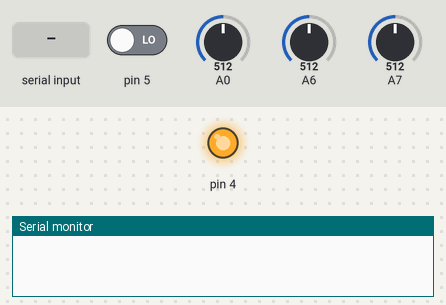
Simulated run of this sketch. Board: Arduino Nano, built with avr-gcc and run on an emulated ATmega328P. On the bench: output pins drawn as LEDs (lit = HIGH), the last lines printed to the serial monitor. The test bench sets the inputs (shaded band); at power-on: pin 5 LOW, A0 = 512, A6 = 512, A7 = 512.

Above: at 1.0 s.
1.1 s: "<T>" received over Serial
4.0 s: pin 5 driven HIGH
At 10.0 s:
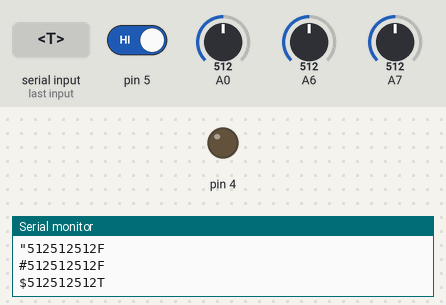
Timing chart, 0 to 12.1 s (numbered marks = the images above; inputs shaded):
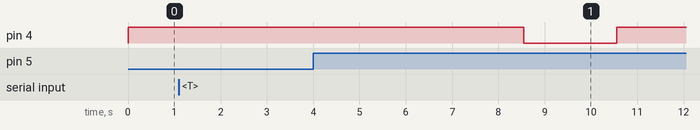

The sketch:

Main_Board_Watch_Dog.ino
```cpp
#include <SoftwareSerial.h>
#include <Wire.h>

const byte numChars = 64;
char receivedChars[numChars];
boolean newData = false;
boolean rebootStatus = false;
boolean serialRecvTimeout = false;

// Set up a new SoftwareSerial object
SoftwareSerial mySerial (A4, A5);

void setup() {
  // put your setup code here, to run once:
  Serial.begin(9600);
  mySerial.begin(9600);
  pinMode(4, OUTPUT);
  pinMode(5, INPUT);

  reboot();
}

int volt1 = 0;
int volt2 = 0;
int volt3 = 0;

unsigned long prevTime = 0;
char sendToMyRio[64] = " ";
long index = 33;
String reset24V = "F";


void loop() {
  if (digitalRead(5) == HIGH) {
    reset24V = "T";
  } else {
    reset24V = "F";
  }

  volt1 = analogRead(A6);
  volt2 = analogRead(A7);
  volt3 = analogRead(A0);

  recvWithStartEndMarkers();
  transmitNewData();

  if (millis() - prevTime >= 1000) {
    //Index
    strcpy(sendToMyRio, String(char(index)).c_str());
    strcat(sendToMyRio, "\r");
    index++;

    if (index > 255) {
      index = 33;
    }

    strcat(sendToMyRio, String(volt1).c_str());
    strcat(sendToMyRio, "\r");
    strcat(sendToMyRio, String(volt2).c_str());
    strcat(sendToMyRio, "\r");
    strcat(sendToMyRio, String(volt3).c_str());
    strcat(sendToMyRio, "\r");

    strcat(sendToMyRio, reset24V.c_str());
    strcat(sendToMyRio, "\n");

    Serial.write(sendToMyRio);

    if (reset24V == "T") {
      delay(4000);
      digitalWrite(4, LOW);
      delay(2000);
      reboot();
    }

    prevTime = millis();
  }
}

void reboot() {
  while (Serial.available() > 0) {
    Serial.read();
  }
  digitalWrite(4, HIGH);
  while (Serial.available() == 0) {
    rebootStatus = true;
    mySerial.write("<Rebooting... >");
    delay(500);
  }
  rebootStatus = false;
}

void recvWithStartEndMarkers() {
    static boolean recvInProgress = false;
    static byte ndx = 0;
    char startMarker = '<';
    char endMarker = '>';
    char rc;
    unsigned long timeoutTimer;

    while (Serial.available() > 0 && newData == false) {
        rc = Serial.read();

        if (recvInProgress == true && millis() - timeoutTimer >= 200) {
            char receivedChars[numChars];
            serialRecvTimeout = true;
            break;
        }

        if (recvInProgress == true) {
            if (rc != endMarker) {
                receivedChars[ndx] = rc;
                ndx++;
                if (ndx >= numChars) {
                    ndx = numChars - 1;
                }
            }
            else {
                receivedChars[ndx] = rc;
                receivedChars[ndx + 1] = '\0';// terminate the string
                recvInProgress = false;
                ndx = 0;
                newData = true;
            }
        }

        else if (rc == startMarker) {
            timeoutTimer = millis();
            recvInProgress = true;
            receivedChars[ndx] = rc;
            ndx++;
        }
    }
}

void transmitNewData() {
    if (newData == true) {
        //Serial.print("This just in ... ");
        mySerial.write(receivedChars);
        newData = false;
    }
}
```

Measured:
- after the input at 4.0 s, pin 4: HIGH → LOW after 4.6 s, → HIGH 2.0 s later
